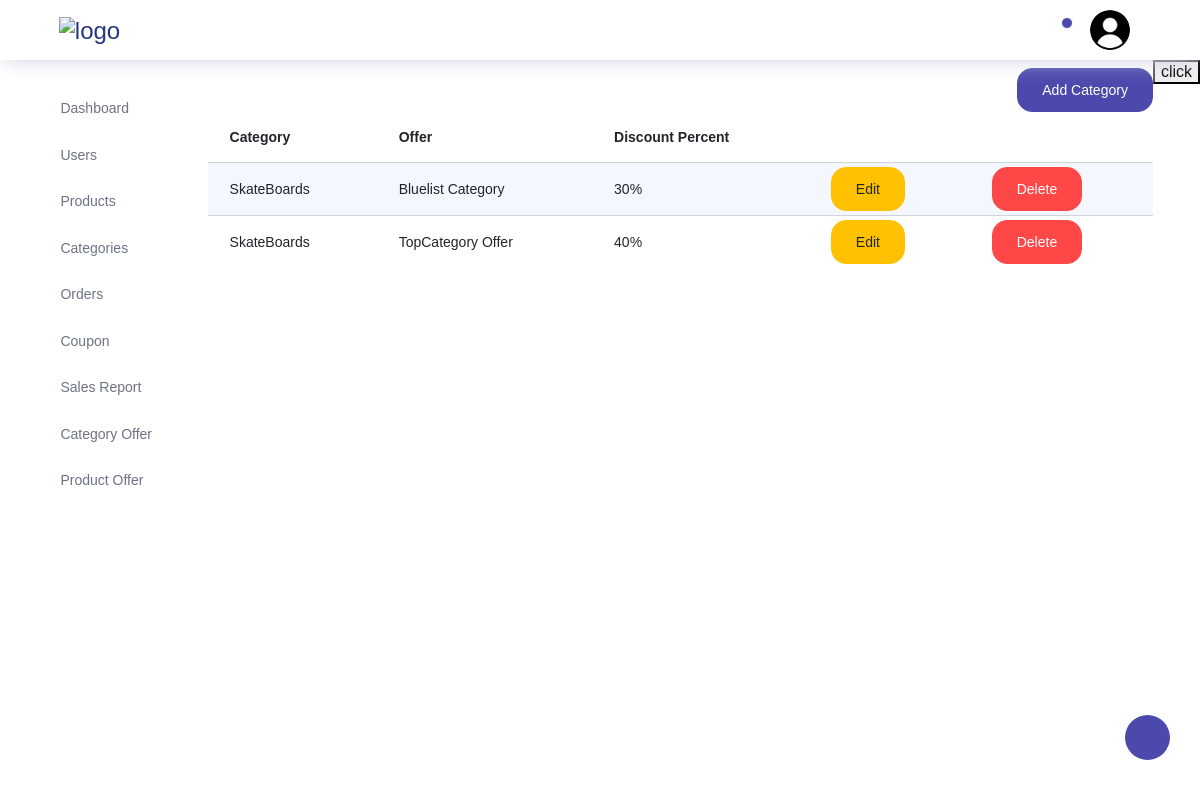
The app's page /storeadmin/categoryoffer/, older data.
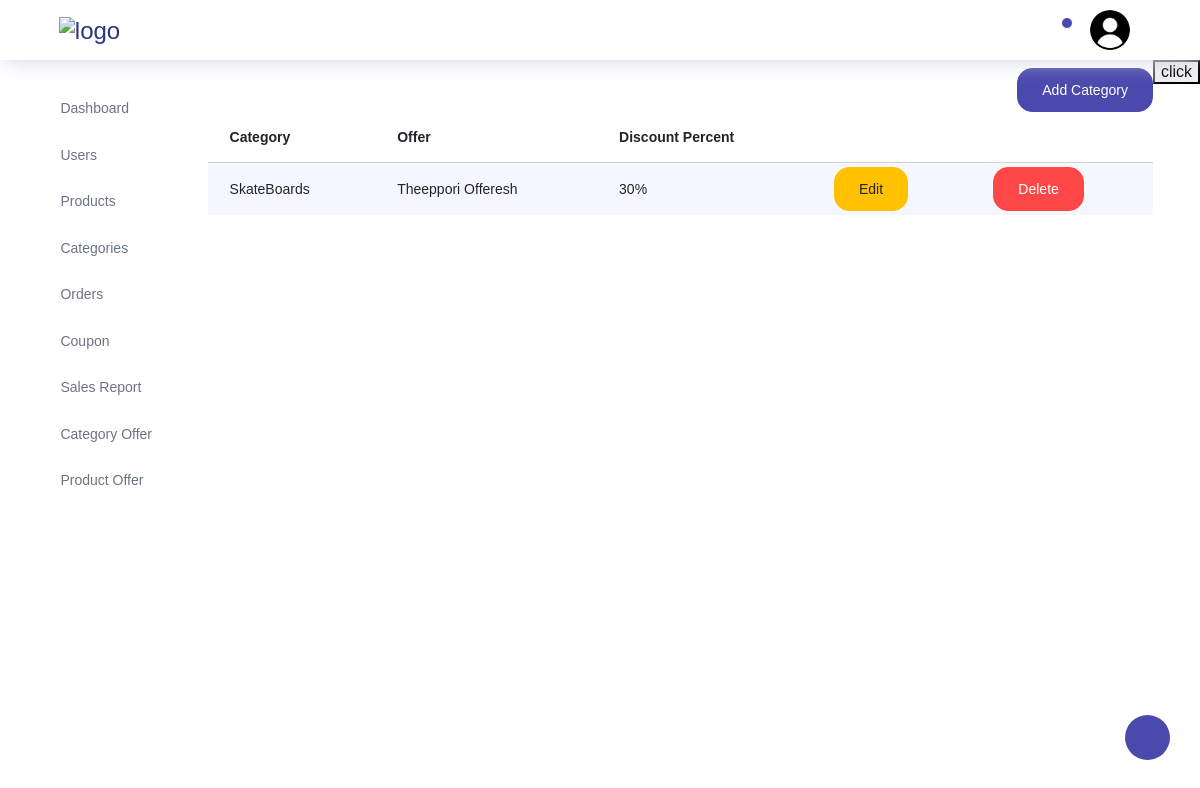
The same page, newer data.
### store/models.py (models this page shows)
class Categoryoffer(models.Model):
    category=models.ForeignKey(Category,on_delete=models.CASCADE)
    offer_description=models.CharField(max_length=200)
    discount=models.PositiveIntegerField()

class Category(models.Model):
    name=models.CharField(max_length=200,unique=True)
    image=models.ImageField(upload_to='store/categorys/', blank=True)
    noofitems=models.IntegerField()
    isblocked=models.BooleanField(default=False)

### storeadmin/views.py (the view)
# urls.py: path("categoryoffer/",views.categoryoffer,name="categoryoffer"),
def categoryoffer(request):
    catofferobjs=Categoryoffer.objects.all()
    context={"catofferobjs":catofferobjs}
    return render(request,"storeadmin/categoryoffer/categoryoffer.html",context)

### storeadmin/templates/storeadmin/categoryoffer/categoryoffer.html (shortened to what this page needs)
{% extends 'storeadmin/index.html' %}
{% block content %}
<div class="container">
  <div class="row justify-content-end">
    <a href="{% url 'admin_addcategories' %}">
      <button class="btn add-category-btn btn-primary mt-2">Add Category</button>
    </a>
  </div>
  <div class="row">
    <table class="table table-striped">
      <thead>
        <tr>
          <th>Category</th>
          <th>Offer</th>
          <th>Discount Percent</th>
        </tr>
      </thead>
      <tbody>
        {% for item in catofferobjs %}
        <tr id="offer{{item.id}}">
          <td class="py-1">{{ item.category.name }}</td>
          <td class="py-1">{{ item.offer_description }}</td>
          <td class="py-1">{{ item.discount}}%</td>
          <td class="py-1">
            <a href="{% url 'editcategoryoffer' item.id %}">
              <button class="btn edit-btn btn-warning">Edit</button>
            </a>
          </td>
          <td class="py-1">
            <button  class="btn delete-btn btn-danger" data-category-id="{{ item.id }}">Delete</button>
          </td>
        </tr>
        {% endfor %}
      </tbody>
    </table>
  </div>
</div>
<div>
  <button id="but">
    click
  </button>
</div>
{% endblock content %}

Row changes from the older to the newer data that the page shows:
removed Categoryoffer: category.name "SkateBoards", offer_description "Bluelist Category", discount "30"
removed Categoryoffer: category.name "SkateBoards", offer_description "TopCategory Offer", discount "40"
added Categoryoffer: category.name "SkateBoards", offer_description "Theeppori Offeresh", discount "30"
